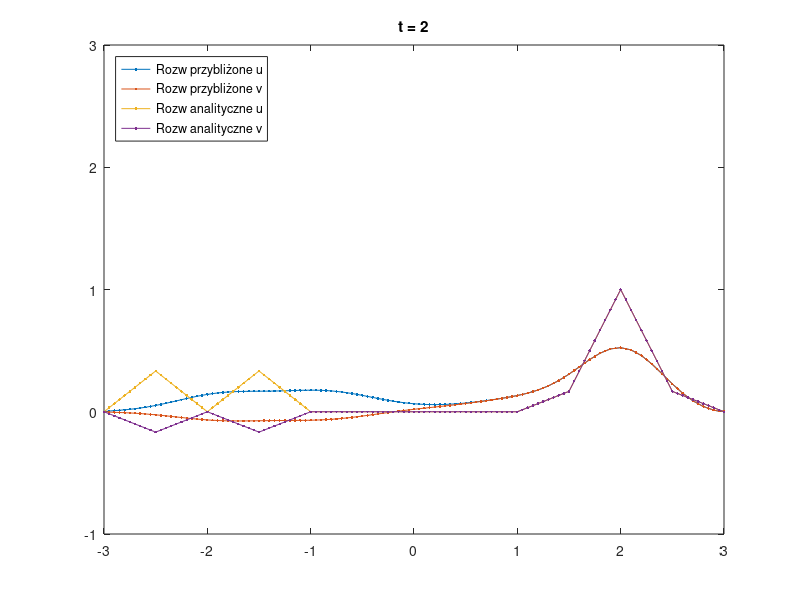

Here is the MATLAB script that generated this plot:
% Zmienne przestrzenne
x_p = -3;
x_k = 3;
% Czas
t_p = 0;
t_k = 2;
% Parametry
lambda = 0.5;
h = 1/20;
k = lambda * h;
% Inicjalizacja macierzy przechowującej kolejne przybliżenia
x = x_p:h:x_k;
t = t_p:k:t_k;

m_init = length(x);
n_init = length(t);

u = zeros(m_init, n_init);
v = zeros(m_init, n_init);

u(:,1) = max(0, 1 - abs(x)).';  % warunek początkowy
% u(1,:) = 0 - warunek brzegowy

v(:,1) = max(0, 1 - 2*abs(x)).';  % warunek początkowy
% v(1,:) = 0 - warunek brzegowy

% Schemat lax-friedrichs
for n = 2:n_init
    u(2:end-1,n) = -0.5*lambda*(1/3)*(t(n-1)-2)*(u(3:end,n-1)...
        - u(1:end-2,n-1))-0.5*lambda*(2/3)*(t(n-1)+1)*(v(3:end,n-1)...
        - v(1:end-2,n-1)) + 0.5*(u(3:end,n-1)...
        + u(1:end-2,n-1)); 
    u(end,n) = u(end-1,n);
    
    v(2:end-1,n) = -0.5*lambda*(1/3)*(t(n-1)+1)*(v(3:end,n-1)...
        - v(1:end-2,n-1))-0.5*lambda*(1/3)*(2*t(n-1)-1)*(u(3:end,n-1)...
        - u(1:end-2,n-1)) + 0.5*(v(3:end,n-1)...
        + v(1:end-2,n-1));
    v(end,n) = v(end-1,n);
end

% Animacja przybliżonych rozwiązań
y_p = -1;
y_k = 3;
pl = plot(NaN,NaN,NaN,NaN,NaN,NaN,NaN,NaN);
axis([x_p x_k y_p y_k]);
legend('Rozw przybliżone u', 'Rozw przybliżone v',...
    'Rozw analityczne u', 'Rozw analityczne v', 'Location','northwest');

% Skrótowe rozwiązanie układu równań:
% Wartości własne : -1, t
% P = [[-1 1];[1 2]]
% w = P*[u;v]
% w_1 = -u(x+t,0) + v(x+t,0)
% w_2 = u(x - 0.5*t^2, 0) + 2*v(x - 0.5*t^2, 0)
% u = (1/3)*(w_2 - 2*w_1);
% v = (1/3)*(w_1 + w_2);

w_1 = -max(0,1-abs(x'+t)) + max(0, 1-2*abs(x'+t));
w_2 = max(0, 1-abs(x' - 0.5*t.^2)) + 2*max(0, 1-2*abs(x' - 0.5*t.^2));
u_analityczne = (1/3)*(w_2 - 2*w_1);
v_analityczne = (1/3)*(w_1 + w_2);
    
for i = 1:n_init
    
    pause(0.1)
    set(pl(1), 'XData', x, 'YData', u(:, i));
    set(pl(2), 'XData', x, 'YData', v(:, i));
    set(pl(3), 'XData', x, 'YData', u_analityczne(:, i));
    set(pl(4), 'XData', x, 'YData', v_analityczne(:, i));
    
    title(['t = ' num2str(t(i))]);
end

% Rozwiązanie otrzymane numerycznie nienajgorzej przybliża rozwiązanie
% analityczne. Widać, że rozwiązanie numeryczne dąży w jakiś sposób
% do rozwiązania analitycznego. Najciekawsze fragmenty rozwiązania to
% skrajnie prawa i lewa część. Można zaobserwować, iż rozwiązanie
% numeryczne porusza się odpowiednio w lewo bądź prawo zgodnie z
% zachowaniem rozwiązania analitycznego, natomiast nie zbliża się zbyt
% dobrze z wartościami do tego rozwiązania,
% co najlepiej widać w prawej części wykresu.
